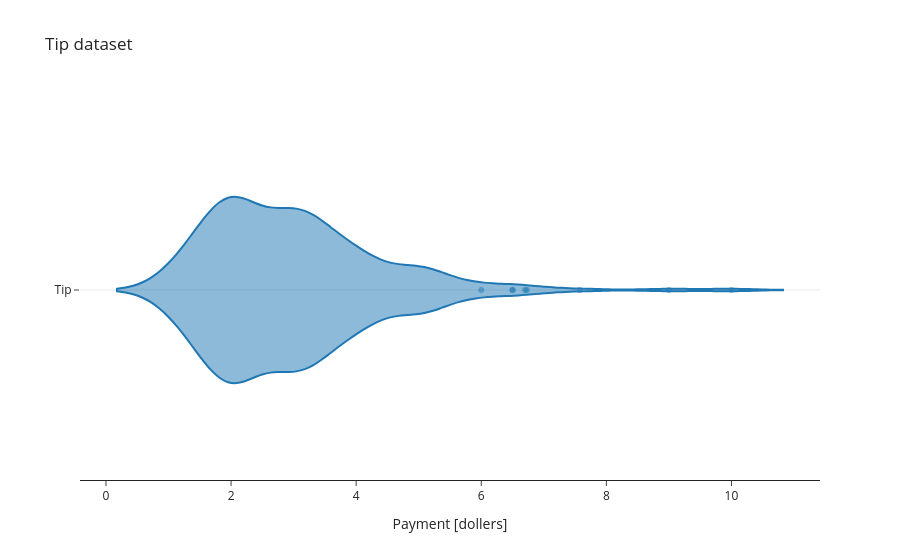

Write notebook code for a chart like this one.
### Code cell
# Traceを作成
trace = go.Violin(
    x=df['tip'],                # 分布を表現する変数
    # points='all',               # すべてのマーカーを表示
    jitter=0.,                  # ジッター量（0.2）
    marker={'opacity': 0.5},    # マーカー設定
    name='Tip'                  # Trace名
)   # チップ額のバイオリン図

# Figureを作成
figure = go.Figure(trace, layout)

figure

### Figure 1 — Plotly figure (JSON) as saved in the notebook; plotly's stock layout.template omitted (floating-point values rounded to 4 significant figures; data arrays with more than 128 entries replaced by an {"elided": "..."} marker saying what was removed)
{"data": [{"jitter": 0, "marker": {"opacity": 0.5}, "name": "Tip", "type": "violin", "x": {"elided": "244 float values"}}], "layout": {"title": {"text": "Tip dataset"}, "xaxis": {"title": {"text": "Payment [dollers]"}}}}
